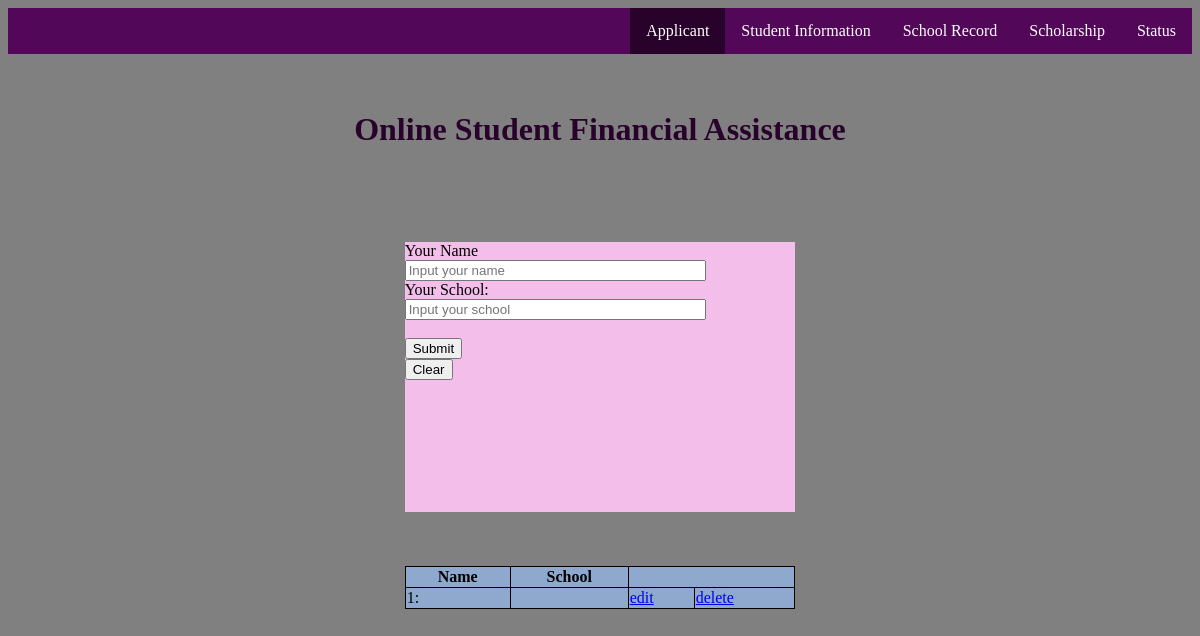
The app's page /, older data.
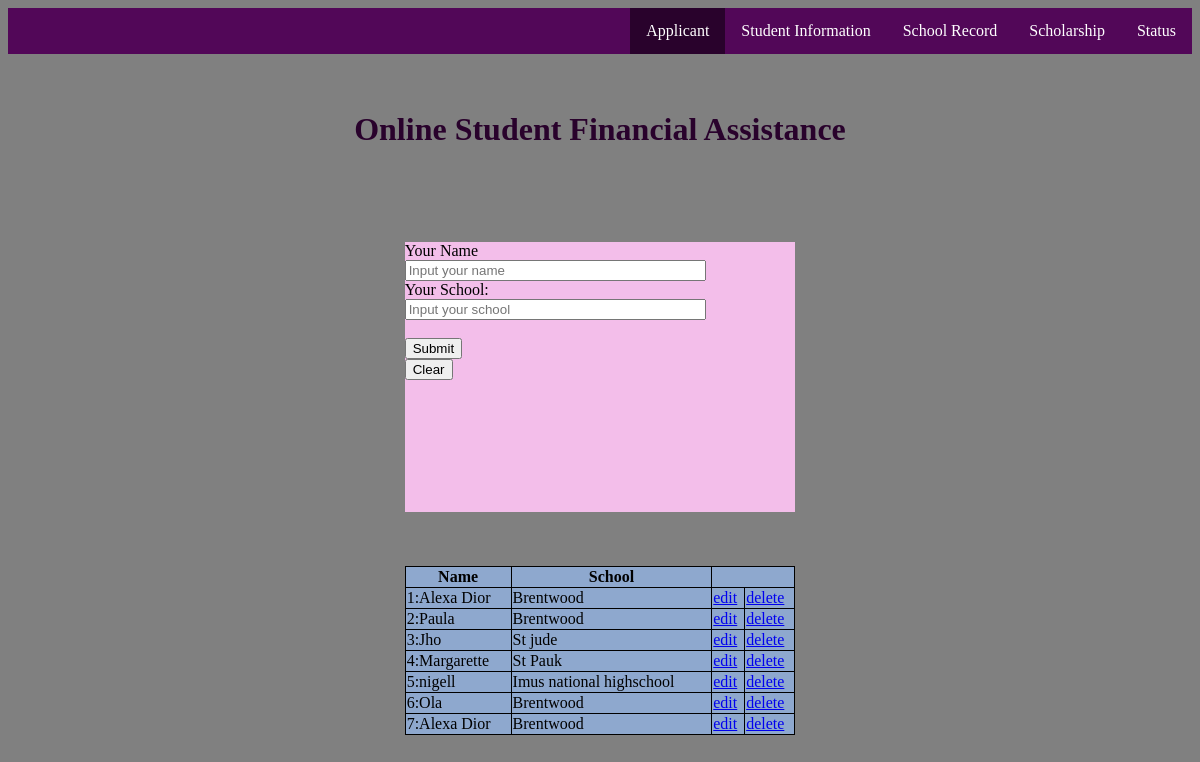
The same page, newer data.
### JAList/models.py (models this page shows)
class Applicant(models.Model):
	fname = models.TextField(default="")
	fschool = models.TextField(default="")
	class meta:
		db_table = "iApplicant"

### JAList/views.py (the view)
# urls.py: url(r'^$', views.applicant, name='applicant'),
def applicant(request):
	applicants=Applicant.objects.all()
	return render(request, 'applicant.html',{'applicants' : applicants})

### JAList/templates/applicant.html (shortened to what this page needs)
<!DOCTYPE html>
<html lang="en">
<head>
</head>
<body>
    <div id="commentsection">
      <ul>
      <li><a href="sstatus">Status</a></li>
      <li><a href="sscholarship">Scholarship</a></li>
      <li><a href="sschool_record">School Record</a></li>
      <li><a href="sstudentinfo">Student Information</a></li>
      <li><a href="aapplicant" class="active">Applicant</a></li>
    </ul>
    <br>
    <br>
      <div class="Title">
        <h1>Online Student Financial Assistance</h1>
        <br>
        <br>
        <br>
        <br>
      </div>
      <div class="box">
        <form method="POST" id="commentform" action="/new_stuin">
          <label for="name" class="required">Your Name</label>
          <input type="text"
          name="sname"
          id="sname"
          value=""
          tabindex="1"
          placeholder="Input your name"
          required="required">
          <label for="school" class="required">Your School:</label>
          <input type="text"
          name="school"
          id="school"
          value=""
          tabindex="2"
          placeholder="Input your school"
          required="required">
          <br>
          <input name="submit" type="submit" id='submit' value="Submit" /><br>
          <input type="reset" value="Clear">
        </form>
      </div>
      <div>
      <br>
      <br>
      <br>
      <table style="width:33%" align="center" id='list' name='tr'>
        <tr>
        <th>Name</th>
        <th>School</th>
        </tr>
            {% for applicant in applicants %}
            <tr>
            <td>{{ forloop.counter }}:{{ applicant.fname }}</td>
            <td>{{ applicant.fschool }}</td>
            <td><a href='edit/{{applicant.id}}'>edit</a></td>
            <td><a href='delete/{{applicant.id}}'>delete</a></td>
            </tr>
            {% endfor %}
        </table>
      </div>
</body>
</html>

Row changes from the older to the newer data that the page shows:
changed Applicant (number 1 of 7 on the later page): fname (not shown) → "Alexa Dior"; fschool (not shown) → "Brentwood"
added Applicant: fname "Paula", fschool "Brentwood"
added Applicant: fname "Jho", fschool "St jude"
added Applicant: fname "Margarette", fschool "St Pauk"
added Applicant: fname "nigell", fschool "Imus national highschool"
added Applicant: fname "Ola", fschool "Brentwood"
added Applicant: fname "Alexa Dior", fschool "Brentwood"
